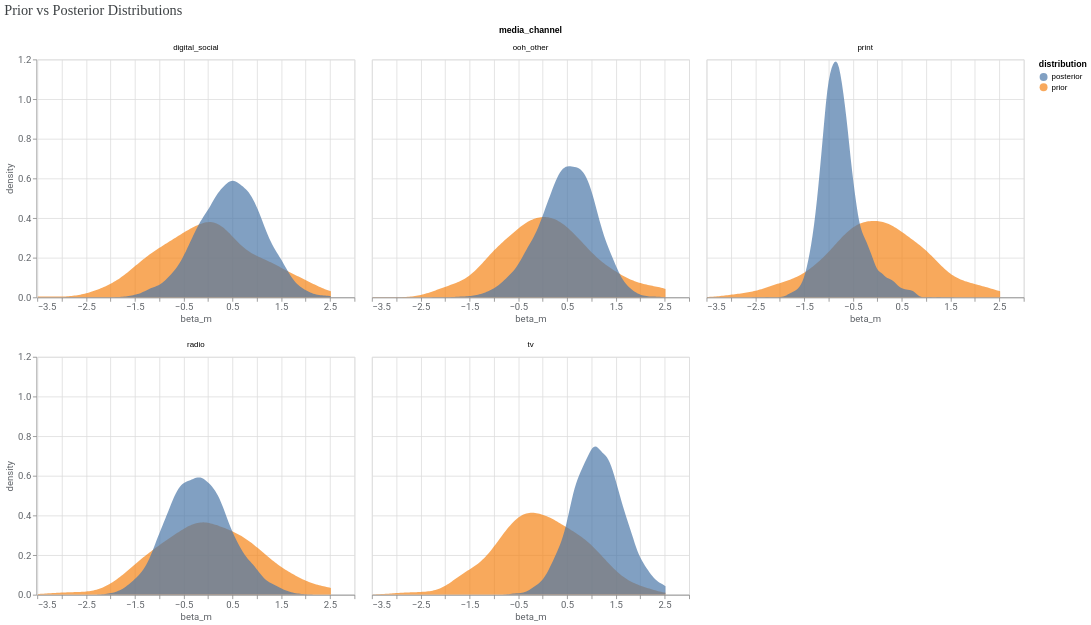

This figure's notebook cell:
### Markdown cell above
#### Prior vs. Posterior Distributions

Compared prior and posterior distributions to evaluate how the observed data updated the model's parameter estimates. TV showed a positive association with crashes, while Print leaned negative. Radio, Digital/Social, and OOH/Other remained centered near zero, indicating uncertainty about the direction of their associations.

### Code cell
# Prior and posterior
model_diag.plot_prior_and_posterior_distribution(parameter="beta_m")

### Figure 1 — Vega-Lite specification as saved in the notebook (floating-point values rounded to 4 significant figures; data arrays with more than 128 entries replaced by an {"elided": "..."} marker saying what was removed)
{"config": {"view": {"continuousWidth": 300, "continuousHeight": 300}, "axis": {"labelColor": "#5F6368", "labelFont": "Roboto", "labelFontSize": 12, "titleColor": "#5F6368", "titleFont": "Roboto", "titleFontSize": 12, "titleFontWeight": "normal"}}, "data": {"name": "data-8eaea52f9fde6704fb64f699eb8a6f0e"}, "facet": {"field": "media_channel", "type": "nominal"}, "spec": {"mark": {"type": "area", "opacity": 0.7}, "encoding": {"color": {"field": "distribution", "type": "nominal"}, "x": {"field": "beta_m", "type": "quantitative"}, "y": {"field": "density", "stack": false, "type": "quantitative"}}, "name": "view_7828fbfbd4b91245_0", "transform": [{"density": "beta_m", "groupby": ["media_channel", "distribution"], "as": ["beta_m", "density"]}], "width": 400}, "columns": 3, "params": [{"name": "param_1e9efca18e7a2868", "select": {"type": "interval", "encodings": ["x", "y"]}, "bind": "scales", "views": ["view_7828fbfbd4b91245_0"]}], "resolve": {"scale": {"x": "independent"}}, "title": {"text": "Prior vs Posterior Distributions", "anchor": "start", "color": "#3C4043", "font": "Google Sans Display", "fontSize": 18, "fontWeight": "normal", "offset": 10}, "$schema": "https://vega.github.io/schema/vega-lite/v6.4.1.json", "datasets": {"data-8eaea52f9fde6704fb64f699eb8a6f0e": {"elided": "22500 records"}}}
